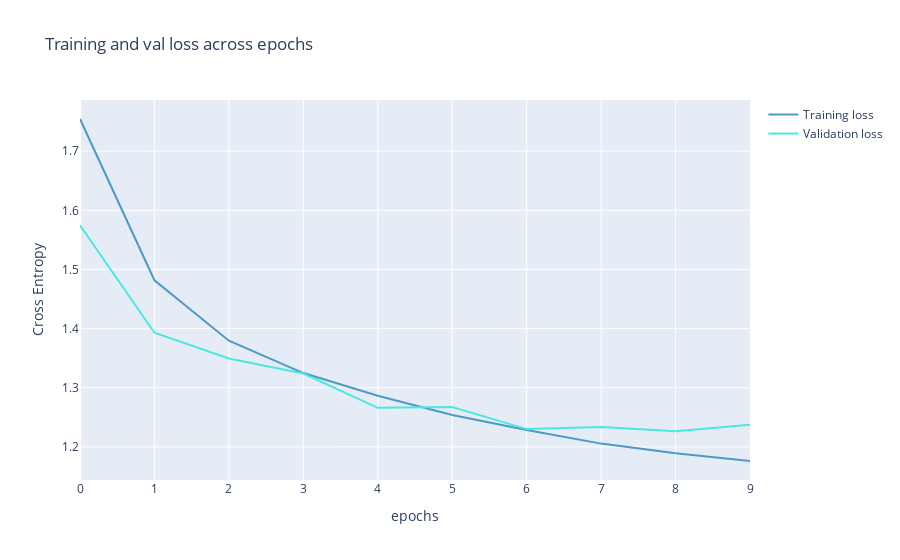

Here is the notebook cell this chart was saved with:
### Code cell
from plotly import graph_objects as go
color_chart = ["#4B9AC7", "#4BE8E0", "#9DD4F3", "#97FBF6", "#2A7FAF", "#23B1AB", "#0E3449", "#015955"]

history = history_dict
fig = go.Figure(data=[
                      go.Scatter(
                          y=history["loss"],
                          name="Training loss",
                          mode="lines",
                          marker=dict(
                              color=color_chart[0]
                          )),
                      go.Scatter(
                          y=history["val_loss"],
                          name="Validation loss",
                          mode="lines",
                          marker=dict(
                              color=color_chart[1]
                          ))
])
fig.update_layout(
    title='Training and val loss across epochs',
    xaxis_title='epochs',
    yaxis_title='Cross Entropy'    
)
fig.show()

### Figure 1 — Plotly figure (JSON) as saved in the notebook; plotly's stock layout.template omitted (floating-point values rounded to 4 significant figures)
{"data": [{"marker": {"color": "#4B9AC7"}, "mode": "lines", "name": "Training loss", "type": "scatter", "y": [1.754, 1.482, 1.38, 1.325, 1.286, 1.254, 1.229, 1.206, 1.189, 1.176]}, {"marker": {"color": "#4BE8E0"}, "mode": "lines", "name": "Validation loss", "type": "scatter", "y": [1.575, 1.393, 1.35, 1.324, 1.266, 1.267, 1.23, 1.233, 1.226, 1.238]}], "layout": {"title": {"text": "Training and val loss across epochs"}, "xaxis": {"title": {"text": "epochs"}}, "yaxis": {"title": {"text": "Cross Entropy"}}}}
